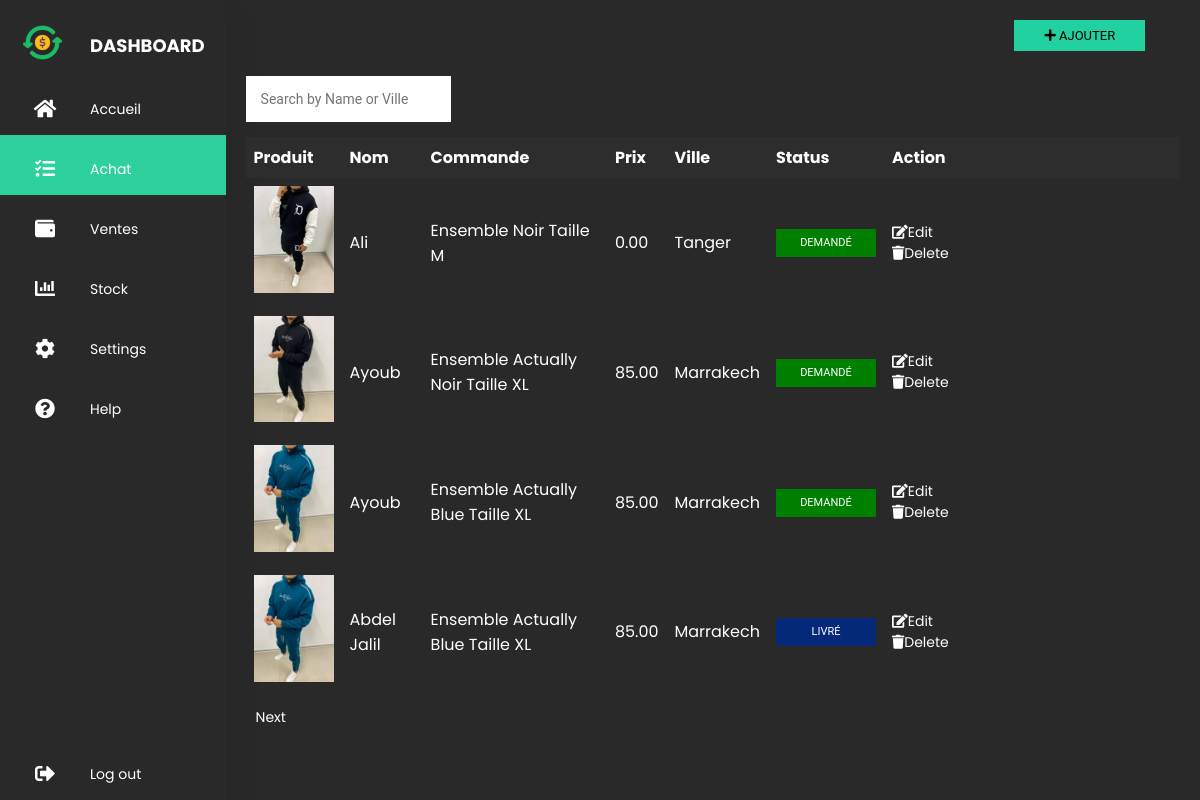
The page /sortie.php (signed in) on the database its author committed.
### tables this page shows
CREATE TABLE `clients` (
  `id` int(11) NOT NULL,
  `image` varchar(255) NOT NULL,
  `name` varchar(255) NOT NULL,
  `commande` varchar(255) NOT NULL,
  `prix` decimal(10,2) NOT NULL,
  `ville` varchar(255) NOT NULL,
  `status` varchar(50) NOT NULL,
  `moved_to_entrer` tinyint(1) DEFAULT 0,
  `moved_to_stock` int(11) DEFAULT 0
);

### sortie.php (the view, shortened to what this page needs)
<?php
include 'db.php';
$perPage = 4;
if (isset($_GET['page'])) {
    $currentPage = $_GET['page'];
} else {
    $currentPage = 1;
}
$startIndex = ($currentPage - 1) * $perPage;
$sql = "SELECT * FROM clients
        ORDER BY CASE
            WHEN status = 'Demandé' THEN 1
            ELSE 2
        END, name ASC
        LIMIT $startIndex, $perPage";
$result = $conn->query($sql);
?>
    <!DOCTYPE html>
    <html>
    <head>
        <link rel="stylesheet" href="css/sortie.css" />
        <link rel="stylesheet" href="https://cdnjs.cloudflare.com/ajax/libs/font-awesome/5.15.4/css/all.min.css"/>
    </head>
    <body>
    <div class="container">
        <?php include 'menu.php'; ?>
        <section class="main">
            <center>
                <button id="showFormButton" class="add">
                    <i class="fas fa-plus"></i> Ajouter
                </button>
                <br>
                <br>
            </center>
<div class="container1">
    <div class="search-bar">
        <form method="GET">
            <input class="cherch" type="text" name="search_query" id="searchQuery" placeholder="Search by Name or Ville" required>
        </form>
    </div>
</div>
                <table>
                    <thead>
                    <tr>
                        <th>Produit</th>
                        <th>Nom</th>
                        <th>Commande</th>
                        <th>Prix</th>
                        <th>Ville</th>
                        <th>Status</th>
                        <th>Action</th>
                    </tr>
                    </thead>
                    <tbody>
                    <?php
                    if ($result->num_rows > 0) {
                        while ($row = $result->fetch_assoc()) {
                            echo "<tr>";
                            echo "<td><img src='" . $row["image"] . "' alt='Client Image' width='80'></td>";
                            echo "<td>" . $row["name"] . "</td>";
                            echo "<td>" . $row["commande"] . "</td>";
                            echo "<td>" . $row["prix"] . "</td>";
                            echo "<td>" . $row["ville"] . "</td>";
                            $statusClass = "";
                            switch ($row["status"]) {
                                case "Demandé":
                                    $statusClass = "demande";
                                    break;
                                case "Livré":
                                    $statusClass = "livre";
                                    break;
                            }
                            echo "<td>";
                            echo "<center>";
                            echo "<button class='status-button $statusClass'>" . $row["status"] . "</button>";
                            echo "</center>";
                            echo "</td>";
                            echo "<td class='icon-container'><a href='javascript:void(0);' class='edit-client' data-client-id='" . $row["id"] . "'><i class='fas fa-edit'></i>Edit</a>
                                    <a href='delete_client.php?id=" . $row["id"] . "'><i class='fas fa-trash'></i>Delete</a></td>";
                            echo "</tr>";
                        }
                    } else {
                        echo "<tr><td colspan='7'>No clients found.</td></tr>";
                    }
                    ?>
                    </tbody>
                </table>
            <?php
            $perPage = 4;
            if (isset($_GET['page'])) {
                $currentPage = $_GET['page'];
            } else {
                $currentPage = 1;
            }
            $startIndex = ($currentPage - 1) * $perPage;
            echo '<div class"here">';
            $sqlCount = "SELECT COUNT(*) AS total FROM clients";
            $countResult = $conn->query($sqlCount);
            $countRow = $countResult->fetch_assoc();
            $totalClients = $countRow['total'];
            if ($totalClients > $startIndex + $perPage) {
                echo "<a class=dd href='sortie.php?page=" . ($currentPage + 1) . "'>Next</a>";
            }
            ?>
        </section>
    </div>
    </body>
    </html>

### menu.php (shortened to what this page needs)
<?php
$currentURL = $_SERVER['PHP_SELF'];
$currentPage = basename($currentURL);
?>
<nav>
    <ul>
        <li><a href="#" class="logo">
                <img src="img/chiffre-daffaires.png" alt="">
                <span class="nav-item">DashBoard</span>
            </a></li>
        <li <?php if (isset($currentPage) && $currentPage === 'main.php') echo 'class="active"'; ?>>
            <a href="main.php">
                <i class="fas fa-home"></i>
                <span class="nav-item">Accueil</span>
            </a>
        </li>
        <li <?php if (isset($currentPage) && $currentPage === 'sortie.php') echo 'class="active"'; ?>>
            <a href="sortie.php">
                <i class="fas fa-tasks"></i>
                <span class="nav-item">Achat</span>
            </a>
        </li>
        <li <?php if (isset($currentPage) && $currentPage === 'entre.php') echo 'class="active"'; ?>>
            <a href="entre.php">
                <i class="fas fa-wallet"></i>
                <span class="nav-item">Ventes</span>
            </a>
        </li>
        <li <?php if (isset($currentPage) && $currentPage === 'stock.php') echo 'class="active"'; ?>>
            <a href="stock.php">
                <i class="fas fa-chart-bar"></i>
                <span class="nav-item">Stock</span>
            </a></li>
        <li<?php if (isset($currentPage) && $currentPage === 'stock.php') echo 'class="active"'; ?>>
                <a href="">
                <i class="fas fa-cog"></i>
                <span class="nav-item">Settings</span>
                 </a></li>
        <li><a href="">
                <i class="fas fa-question-circle"></i>
                <span class="nav-item">Help</span>
            </a></li>
        <li>
            <a href="#" class="logout" onclick="document.getElementById('logout-form').submit();">
                <i class="fas fa-sign-out-alt"></i>
                <span class="nav-item">Log out</span>
            </a>
        </li>
    </ul>
</nav>

### css/sortie.css (style rules this page uses)
* { margin: 0; padding: 0; outline: none; border: none; text-decoration: none; box-sizing: border-box; font-family: "Poppins", sans-serif; }
body { background: #292929; }
.container { display: flex; }
nav { position: relative; top: 0; bottom: 0; height: 100vh; left: 0; background: #292929; width: 280px; overflow: hidden; box-shadow: 0 20px 35px rgba(0, 0, 0, 0.1); }
.logo { text-align: center; display: flex; margin: 10px 0 0 10px; }
.logo img { width: 45px; height: 45px; border-radius: 50%; }
.logo span { font-weight: bold; padding-left: 15px; font-size: 18px; text-transform: uppercase; }
a { position: relative; color: white; font-size: 14px; display: table; width: 280px; padding: 10px; }
nav .fas { position: relative; width: 70px; height: 40px; top: 14px; font-size: 20px; text-align: center; color: #FFFFFF; }
.nav-item { position: relative; top: 12px; margin-left: 10px; color: #FFFFFF; }
.logout { position: absolute; bottom: 0; }
.main { position: relative; padding: 20px; width: 100%; }
.active a { background-color: #2ed09e; color: black; }
table { width: 100%; border-collapse: collapse; }
th, td { padding: 8px; text-align: left; color: #FFFFFF; }
th { background-color: #2d2d2d; }
input { font-family: "Roboto", sans-serif; outline: 0; width: 100%; border: 0; margin: 0 0 15px; padding: 15px; box-sizing: border-box; font-size: 14px; }
.add { margin-left: 734px; font-family: "Roboto", sans-serif; text-transform: uppercase; outline: 0; background: #22d1a0; width: 14%; border: 8; padding: 8px; color: black; font-size: 13px; -webkit-transition: all 0.3 ease; transition: all 0.3 ease; cursor: pointer; }
.status-button { font-family: "Roboto", sans-serif; text-transform: uppercase; outline: 0; border: none; padding: 8px; color: #FFFFFF; -webkit-transition: all 0.3s ease; transition: all 0.3s ease; cursor: pointer; line-height: 12px; font-size: 11px; width: 100px; }
.demande { background-color: green; color: white; }
.livre { background: #032978; }
.cherch { font-family: "Roboto", sans-serif; outline: 0; width: 22%; border: 0; margin: 0 0 15px; padding: 15px; box-sizing: border-box; font-size: 14px; }

### rows shown on the page
clients: image (picture), name "Ali", commande "Ensemble Noir Taille M", prix "0.00", ville "Tanger", status "DEMANDÉ"
clients: image (picture), name "Ayoub", commande "Ensemble Actually Noir Taille XL", prix "85.00", ville "Marrakech", status "DEMANDÉ"
clients: image (picture), name "Ayoub", commande "Ensemble Actually Blue Taille XL", prix "85.00", ville "Marrakech", status "DEMANDÉ"
clients: image (picture), name "Abdel Jalil", commande "Ensemble Actually Blue Taille XL", prix "85.00", ville "Marrakech", status "LIVRÉ"
